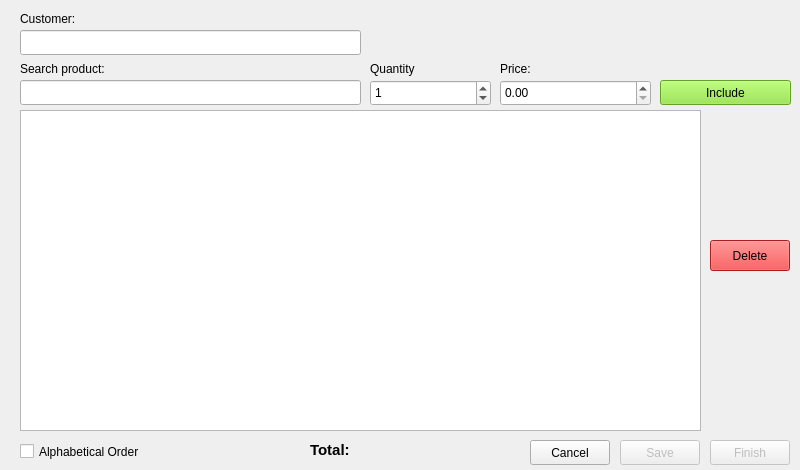
<?xml version="1.0" encoding="UTF-8"?>
<ui version="4.0">
 <class>novavendawin</class>
 <widget class="QWidget" name="novavendawin">
  <property name="windowModality">
   <enum>Qt::ApplicationModal</enum>
  </property>
  <property name="geometry">
   <rect>
    <x>0</x>
    <y>0</y>
    <width>800</width>
    <height>470</height>
   </rect>
  </property>
  <property name="windowTitle">
   <string>PyOfSale - New Sale</string>
  </property>
  <widget class="QLineEdit" name="searchLineEdit">
   <property name="geometry">
    <rect>
     <x>20</x>
     <y>80</y>
     <width>341</width>
     <height>25</height>
    </rect>
   </property>
   <property name="focusPolicy">
    <enum>Qt::ClickFocus</enum>
   </property>
  </widget>
  <widget class="QSpinBox" name="quantSpinbox">
   <property name="geometry">
    <rect>
     <x>370</x>
     <y>80</y>
     <width>121</width>
     <height>26</height>
    </rect>
   </property>
   <property name="layoutDirection">
    <enum>Qt::LeftToRight</enum>
   </property>
   <property name="autoFillBackground">
    <bool>false</bool>
   </property>
   <property name="frame">
    <bool>true</bool>
   </property>
   <property name="alignment">
    <set>Qt::AlignLeading|Qt::AlignLeft|Qt::AlignVCenter</set>
   </property>
   <property name="maximum">
    <number>99999999</number>
   </property>
   <property name="value">
    <number>1</number>
   </property>
  </widget>
  <widget class="QDoubleSpinBox" name="doubleSpinBox">
   <property name="geometry">
    <rect>
     <x>500</x>
     <y>80</y>
     <width>151</width>
     <height>26</height>
    </rect>
   </property>
   <property name="prefix">
    <string/>
   </property>
   <property name="maximum">
    <double>999999.989999999990687</double>
   </property>
  </widget>
  <widget class="QPushButton" name="deleteBtn">
   <property name="geometry">
    <rect>
     <x>710</x>
     <y>240</y>
     <width>80</width>
     <height>31</height>
    </rect>
   </property>
   <property name="styleSheet">
    <string notr="true">background-color: rgb(239, 41, 41);</string>
   </property>
   <property name="text">
    <string>Delete</string>
   </property>
   <property name="flat">
    <bool>false</bool>
   </property>
  </widget>
  <widget class="QLabel" name="searchLabel">
   <property name="geometry">
    <rect>
     <x>20</x>
     <y>60</y>
     <width>241</width>
     <height>17</height>
    </rect>
   </property>
   <property name="text">
    <string>Search product:</string>
   </property>
  </widget>
  <widget class="QLabel" name="quantLabel">
   <property name="geometry">
    <rect>
     <x>370</x>
     <y>60</y>
     <width>81</width>
     <height>17</height>
    </rect>
   </property>
   <property name="text">
    <string>Quantity</string>
   </property>
  </widget>
  <widget class="QLabel" name="priceLabel">
   <property name="geometry">
    <rect>
     <x>500</x>
     <y>60</y>
     <width>71</width>
     <height>17</height>
    </rect>
   </property>
   <property name="text">
    <string>Price:</string>
   </property>
  </widget>
  <widget class="QLabel" name="totalLabel">
   <property name="geometry">
    <rect>
     <x>310</x>
     <y>440</y>
     <width>201</width>
     <height>21</height>
    </rect>
   </property>
   <property name="text">
    <string>&lt;html&gt;&lt;head/&gt;&lt;body&gt;&lt;p&gt;&lt;span style=&quot; font-size:11pt; font-weight:600;&quot;&gt;Total: &lt;/span&gt;&lt;/p&gt;&lt;/body&gt;&lt;/html&gt;</string>
   </property>
  </widget>
  <widget class="QTableWidget" name="tableWidget">
   <property name="geometry">
    <rect>
     <x>20</x>
     <y>110</y>
     <width>681</width>
     <height>321</height>
    </rect>
   </property>
   <property name="editTriggers">
    <set>QAbstractItemView::NoEditTriggers</set>
   </property>
   <property name="selectionMode">
    <enum>QAbstractItemView::SingleSelection</enum>
   </property>
   <property name="selectionBehavior">
    <enum>QAbstractItemView::SelectRows</enum>
   </property>
  </widget>
  <widget class="QPushButton" name="includeBtn">
   <property name="geometry">
    <rect>
     <x>660</x>
     <y>80</y>
     <width>131</width>
     <height>25</height>
    </rect>
   </property>
   <property name="styleSheet">
    <string notr="true">background-color: rgb(138, 226, 52);</string>
   </property>
   <property name="text">
    <string>Include</string>
   </property>
  </widget>
  <widget class="QPushButton" name="finButton">
   <property name="enabled">
    <bool>false</bool>
   </property>
   <property name="geometry">
    <rect>
     <x>710</x>
     <y>440</y>
     <width>80</width>
     <height>25</height>
    </rect>
   </property>
   <property name="text">
    <string>Finish</string>
   </property>
   <property name="icon">
    <iconset theme="checkbox">
     <normaloff>.</normaloff>.</iconset>
   </property>
   <property name="autoDefault">
    <bool>false</bool>
   </property>
   <property name="default">
    <bool>false</bool>
   </property>
   <property name="flat">
    <bool>false</bool>
   </property>
  </widget>
  <widget class="QPushButton" name="saveButton">
   <property name="enabled">
    <bool>false</bool>
   </property>
   <property name="geometry">
    <rect>
     <x>620</x>
     <y>440</y>
     <width>80</width>
     <height>25</height>
    </rect>
   </property>
   <property name="text">
    <string>Save</string>
   </property>
   <property name="icon">
    <iconset theme="document-save">
     <normaloff>.</normaloff>.</iconset>
   </property>
  </widget>
  <widget class="QPushButton" name="cancelButton">
   <property name="geometry">
    <rect>
     <x>530</x>
     <y>440</y>
     <width>80</width>
     <height>25</height>
    </rect>
   </property>
   <property name="text">
    <string>Cancel</string>
   </property>
   <property name="icon">
    <iconset theme="edit-delete">
     <normaloff>.</normaloff>.</iconset>
   </property>
  </widget>
  <widget class="QCheckBox" name="alphaOrderCheck">
   <property name="geometry">
    <rect>
     <x>20</x>
     <y>440</y>
     <width>131</width>
     <height>23</height>
    </rect>
   </property>
   <property name="text">
    <string>Alphabetical Order</string>
   </property>
  </widget>
  <widget class="QLineEdit" name="customerLineEdit">
   <property name="geometry">
    <rect>
     <x>20</x>
     <y>30</y>
     <width>341</width>
     <height>25</height>
    </rect>
   </property>
  </widget>
  <widget class="QLabel" name="customerLabel">
   <property name="geometry">
    <rect>
     <x>20</x>
     <y>10</y>
     <width>61</width>
     <height>17</height>
    </rect>
   </property>
   <property name="text">
    <string>Customer:</string>
   </property>
  </widget>
 </widget>
 <tabstops>
  <tabstop>customerLineEdit</tabstop>
  <tabstop>tableWidget</tabstop>
  <tabstop>quantSpinbox</tabstop>
  <tabstop>doubleSpinBox</tabstop>
  <tabstop>includeBtn</tabstop>
  <tabstop>deleteBtn</tabstop>
  <tabstop>alphaOrderCheck</tabstop>
  <tabstop>cancelButton</tabstop>
  <tabstop>saveButton</tabstop>
  <tabstop>finButton</tabstop>
 </tabstops>
 <resources/>
 <connections>
  <connection>
   <sender>searchLineEdit</sender>
   <signal>returnPressed()</signal>
   <receiver>quantSpinbox</receiver>
   <slot>setFocus()</slot>
   <hints>
    <hint type="sourcelabel">
     <x>360</x>
     <y>80</y>
    </hint>
    <hint type="destinationlabel">
     <x>428</x>
     <y>82</y>
    </hint>
   </hints>
  </connection>
  <connection>
   <sender>tableWidget</sender>
   <signal>cellClicked(int,int)</signal>
   <receiver>tableWidget</receiver>
   <slot>sortByColumn(int)</slot>
   <hints>
    <hint type="sourcelabel">
     <x>525</x>
     <y>193</y>
    </hint>
    <hint type="destinationlabel">
     <x>589</x>
     <y>318</y>
    </hint>
   </hints>
  </connection>
  <connection>
   <sender>customerLineEdit</sender>
   <signal>returnPressed()</signal>
   <receiver>searchLineEdit</receiver>
   <slot>setFocus()</slot>
   <hints>
    <hint type="sourcelabel">
     <x>335</x>
     <y>43</y>
    </hint>
    <hint type="destinationlabel">
     <x>168</x>
     <y>81</y>
    </hint>
   </hints>
  </connection>
  <connection>
   <sender>doubleSpinBox</sender>
   <signal>editingFinished()</signal>
   <receiver>includeBtn</receiver>
   <slot>setFocus()</slot>
   <hints>
    <hint type="sourcelabel">
     <x>622</x>
     <y>99</y>
    </hint>
    <hint type="destinationlabel">
     <x>728</x>
     <y>91</y>
    </hint>
   </hints>
  </connection>
 </connections>
</ui>
